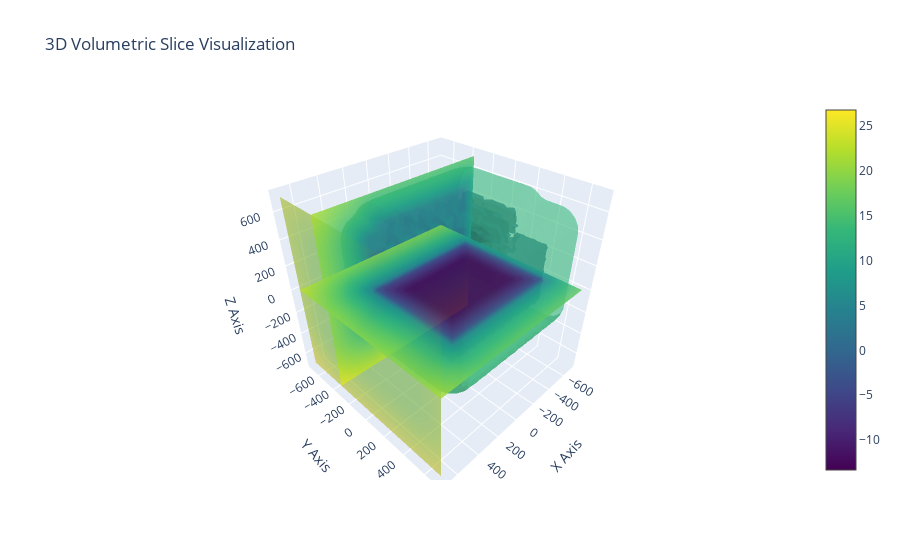

The code cell stored with this chart in its notebook:
### Code cell
fig = go.Figure(data=go.Isosurface(
    x=df.x,
    y=df.y,
    z=df.z,
    value=df.value,
    surface_count=4,
    slices= {
        'x': {'show': True, 'locations': [df.x.max()]},
        'y': {'show': True, 'locations': [df.y.min()/2]},
        'z': {'show': True, 'locations': [df.z.mean()]}
    },
    caps=dict(x_show=False, y_show=False, z_show=False),
    colorscale='Viridis',
    opacity=0.6
))

# Add axis labels and title
fig.update_layout(
    title='3D Volumetric Slice Visualization',
    scene=dict(
        xaxis_title='X Axis',
        yaxis_title='Y Axis',
        zaxis_title='Z Axis'
    )
)
fig.show()

### Figure 1 — Plotly figure (JSON) as saved in the notebook; plotly's stock layout.template omitted (floating-point values rounded to 4 significant figures; data arrays with more than 128 entries replaced by an {"elided": "..."} marker saying what was removed)
{"data": [{"caps": {"x": {"show": false}, "y": {"show": false}, "z": {"show": false}}, "colorscale": [[0, "#440154"], [0.1111, "#482878"], [0.2222, "#3e4989"], [0.3333, "#31688e"], [0.4444, "#26828e"], [0.5556, "#1f9e89"], [0.6667, "#35b779"], [0.7778, "#6ece58"], [0.8889, "#b5de2b"], [1, "#fde725"]], "opacity": 0.6, "slices": {"x": {"locations": [700], "show": true}, "y": {"locations": [-350], "show": true}, "z": {"locations": [-3.032e-14], "show": true}}, "surface": {"count": 4}, "type": "isosurface", "value": {"elided": "27000 float values"}, "x": {"elided": "27000 float values"}, "y": {"elided": "27000 float values"}, "z": {"elided": "27000 float values"}}], "layout": {"scene": {"xaxis": {"title": {"text": "X Axis"}}, "yaxis": {"title": {"text": "Y Axis"}}, "zaxis": {"title": {"text": "Z Axis"}}}, "title": {"text": "3D Volumetric Slice Visualization"}}}
